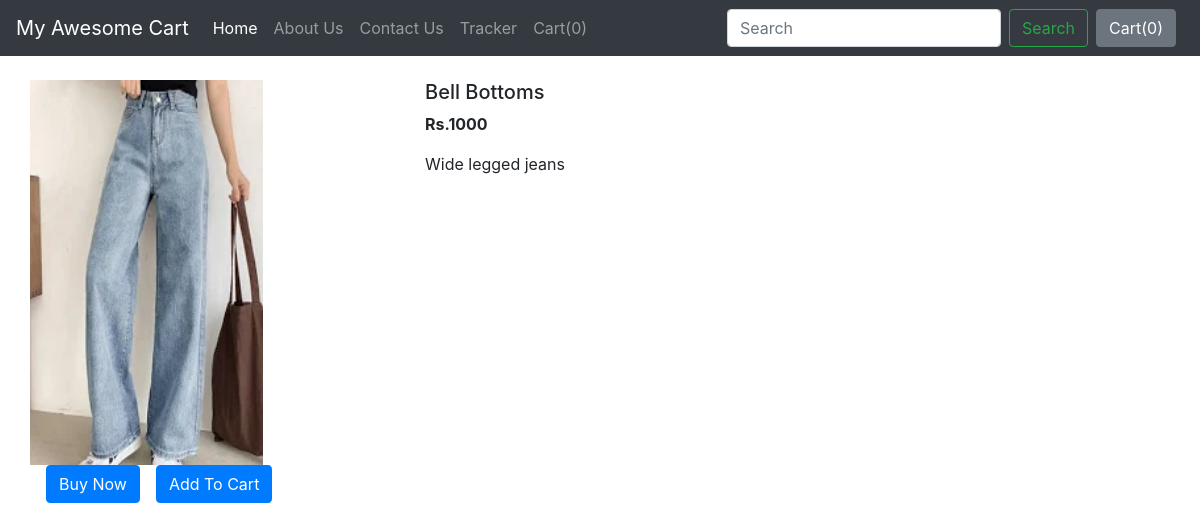
/shop/products/9, run on the app's committed database.
### shop/models.py (models this page shows, shortened)
class Product(models.Model):
    product_id = models.AutoField
    product_name = models.CharField(max_length=50)
    category = models.CharField(max_length=50, default='')
    subcategory = models.CharField(max_length=50, default='')
    price = models.IntegerField(default=0)
    desc = models.CharField(max_length=300)
    publish_date = models.DateField()
    image = models.ImageField(upload_to='shop/images', default='')

### shop/views.py (the view)
# urls.py: path('products/<int:myid>', views.productView, name='Search'),
def productView(request, myid):
    product = Product.objects.filter(id=myid)
    return render(request, 'shop/prodView.html', {'product':product[0]})

### shop/templates/shop/prodView.html (shortened to what this page needs)
{% extends 'shop/basic.html' %}
{% block body %}
<div class="container my-4">
    <div class="row">
    <div class="col-md-4">
    <div class="row">
        <img src="/media/{{product.image}}" width="233px" height="385px">
    </div>
        <div class="row">
            <button class="btn btn-primary mx-3">Buy Now</button>
            <button class="btn btn-primary">Add To Cart</button>
        </div>
    </div>
    <div class="col-md-8">
        <h5>{{product.product_name}}</h5>
        <p><b>Rs.{{product.price}} </b></p>
        <p>{{product.desc}}</p>
    </div>
    </div>
</div>
{% endblock %}

### data on the page
Product: image (picture), product_name "Bell Bottoms", price "1000", desc "Wide legged jeans"
